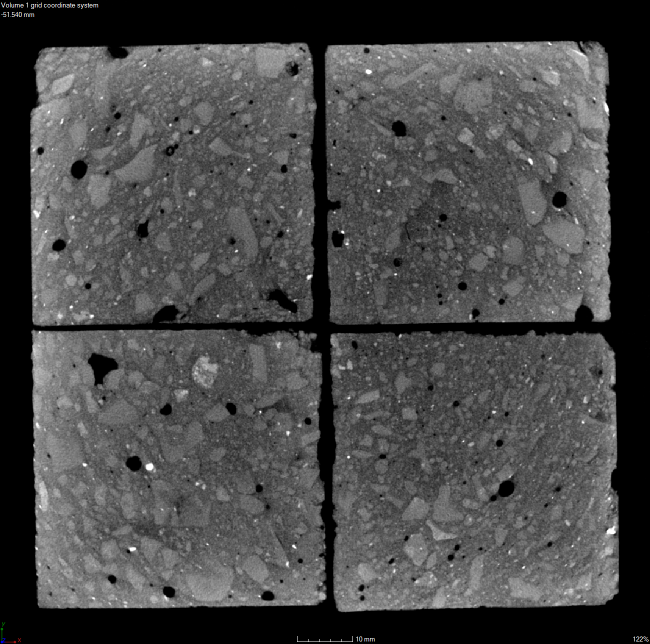
%> input picture Example/1. Original Images/top0054.tif, 1300 x 1288 px (shown at 1/2 size)
$ octave --eval "result = myimfcn(imread('Example/1. Original Images/top0054.tif'));"   (GNU Octave 9; MATLAB toolbox functions it lacks are replaced by stand-ins)
%> lines starting %> are read from the running program, lines starting %| are printed output that depends on the picture; in (x1, y1, x2, y2) boxes, pixels count from 0 and x2, y2 are one past the last pixel; in counts of white or black regions, pixels touching at a corner belong together; the program's own positions count from 1
function results = myimfcn(im)
%Image Processing Function
%
% IM      - Input image.
% RESULTS - A scalar structure with the processing results.
%

%--------------------------------------------------------------------------
% Auto-generated by imageBatchProcessor App.
%
% When used by the App, this function will be called for every input image
% file automatically. IM contains the input image as a matrix. RESULTS is a
% scalar structure containing the results of this processing function.
%
%--------------------------------------------------------------------------


% Replace the sample below with your code----------------------------------

im = im(:,:,1);

%wiener denoise
img2 = wiener2(im, [4 4]);

%apply CLAHE and gaussian blur so that binary image will be sharper
img3 = adapthisteq(img2);
img4 = imgaussfilt(img3, 2);

%create disk-shaped structuring element, then subtract from filtered image
%to remove illumination effects
diskSize = 75;
SE = strel('disk',diskSize);
nhood = ~(SE.Neighborhood);
se = strel(nhood);
bg_img = imopen(img4, se);
background = imgaussfilt(bg_img, 3);
co_img = img4 - bg_img;

%create binary image
bw = imbinarize(co_img);
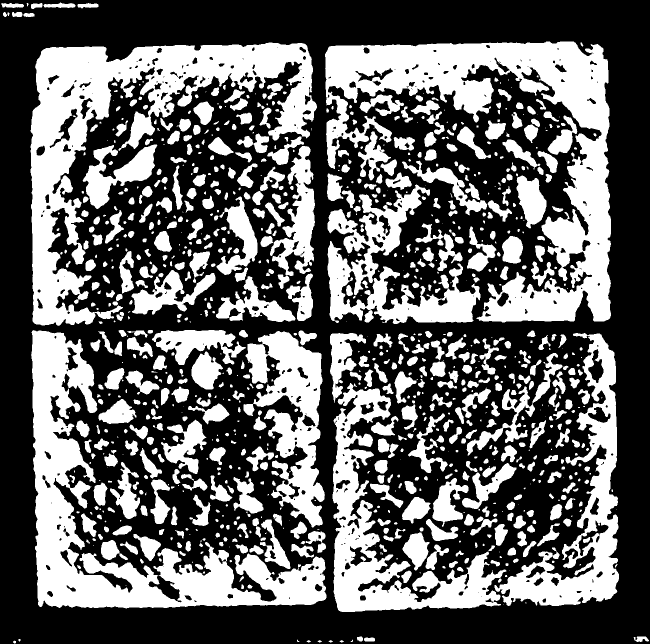
%> bw: size 1288x1300 logical (shown at 1/2 size); 39% white; 1025 white regions (281 under 20 px), largest, box (x1, y1, x2, y2) and area: (650, 83, 1222, 645) 100768, (61, 85, 634, 652) 89746, (62, 660, 653, 1217) 80797

%remove artifact objects and fill in holes in binary image
pixelAreaToRemove = 600;
bw = bwareaopen(bw, pixelAreaToRemove);
bw = ~bwareaopen(~bw, 500);
%> bw: size 1288x1300 logical; 34.9% white; 90 white regions, largest, box (x1, y1, x2, y2) and area: (650, 83, 1222, 645) 103583, (61, 85, 634, 652) 93382, (62, 660, 653, 1217) 82516

%find connected components for separation
D = bwdist(~bw); %compute distance transformation
D = imcomplement(D);
l = watershed(D); %watershed transformation
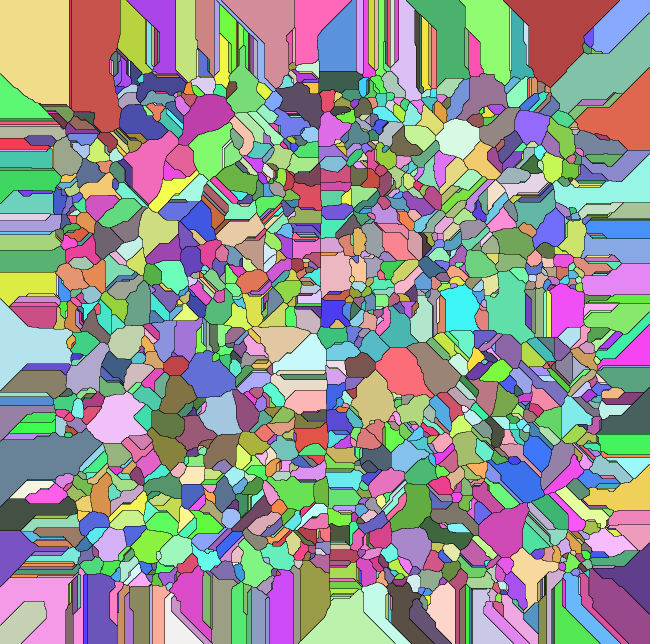
%> l: size 1288x1300 uint16 (shown at 1/2 size); 1610 distinct labels, from 0 to 1609; one colour per label, 0 black
bw2 = bw;
bw2(l == 0) = 0;
%> bw2: size 1288x1300 logical; 33% white; 1609 white regions (171 under 20 px), largest, box (x1, y1, x2, y2) and area: (144, 93, 227, 239) 9908, (1104, 107, 1217, 222) 8347, (70, 94, 138, 213) 7031
%binary image is segmented at every minimum (oversegmented)
%so we use minima imposition
mask = imextendedmin(D, 3);
%> mask: size 1288x1300 logical; 1.6% white; 295 white regions, largest, box (x1, y1, x2, y2) and area: (824, 126, 894, 139) 368, (484, 116, 542, 131) 247, (533, 408, 565, 450) 235
D2 = imimposemin(D, mask);
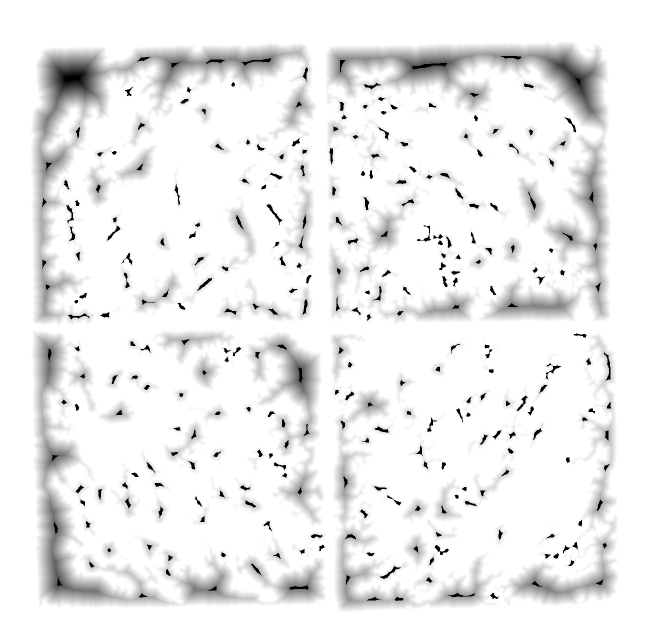
%> D2: size 1288x1300 single (shown at 1/2 size); 1.55% of the values are NaN or infinite; the others: min -58.01, max 1.06, mean -2.16; drawn with min black, max white, NaN and infinite black
L2 = watershed(D2);
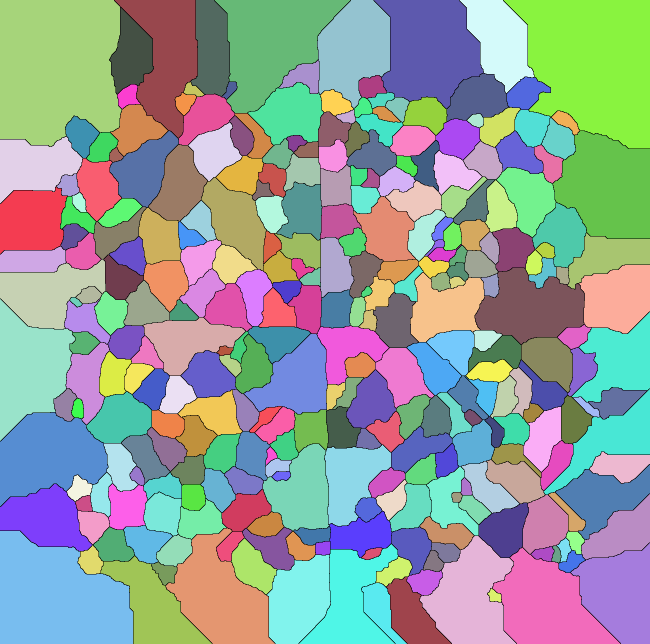
%> L2: size 1288x1300 uint16 (shown at 1/2 size); 296 distinct labels, from 0 to 295; one colour per label, 0 black
bw3 = bw;
bw3(L2 == 0) = 0;
%> bw3: size 1288x1300 logical; 34.7% white; 295 white regions, largest, box (x1, y1, x2, y2) and area: (61, 93, 227, 293) 23379, (1056, 83, 1219, 271) 19682, (764, 86, 961, 205) 15875
%increase watershed line width from 1px to 3px
bw4 = imerode(bw3, strel('disk', 1));
%> bw4: size 1288x1300 logical; 31.6% white; 335 white regions (30 under 20 px), largest, box (x1, y1, x2, y2) and area: (62, 94, 226, 292) 22645, (1057, 84, 1218, 269) 18978, (765, 87, 959, 204) 15220

%figure(1)
%title('before refinement');
%imshow(bw4);

%refining the images to remove aggregates near edges
for rot = 1:4 %rotating image for each side
    bw4 = imrotate(bw4,90);
    aggregates = bwconncomp(bw4).PixelIdxList; %group aggregates by PIXELS
    for aggregate = 1:10 %eliminate first ten aggregates
        bw4(aggregates{aggregate}) = 0;
    end %stop removing
end %stop rotating
%> this loop made 4 passes
%> pass 1, in myimfcn, `bw4 = imrotate(bw4,90);`:
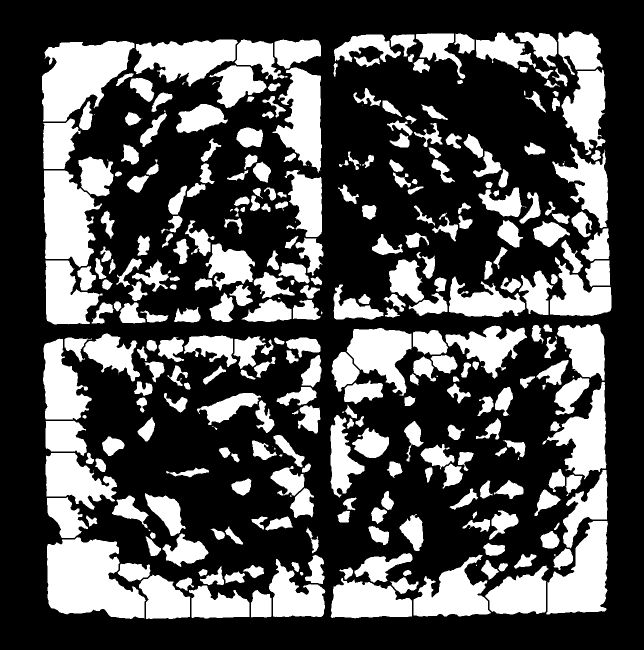
%> bw4: size 1300x1288 logical (shown at 1/2 size); 31.6% white; 335 white regions (30 under 20 px), largest, box (x1, y1, x2, y2) and area: (94, 1074, 292, 1238) 22645, (84, 82, 269, 243) 18978, (87, 341, 204, 535) 15220
%> after the loop:
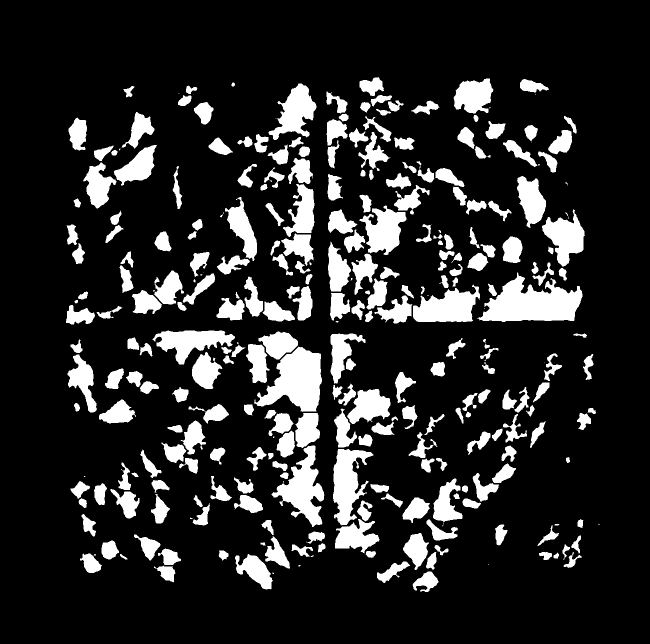
%> bw4: size 1288x1300 logical (shown at 1/2 size); 16.1% white; 295 white regions (30 under 20 px), largest, box (x1, y1, x2, y2) and area: (954, 545, 1165, 644) 12007, (508, 693, 644, 824) 10065, (543, 891, 649, 1054) 7338

%removing small aggregates/clean image...
bw5 = bw4;
numPixels = cellfun(@numel,bwconncomp(bw5).PixelIdxList);
%> numPixels = 295 values, max 12007 at index 238, min 1 at index 43, mean 913.4
for aggregate = 1:length(numPixels)
    pixel_min = 150; %pixels too small
    if numPixels(aggregate) < pixel_min
        bw5(bwconncomp(bw4).PixelIdxList{aggregate}) = 0;
    end %stop eliminating
end %stop evaluation
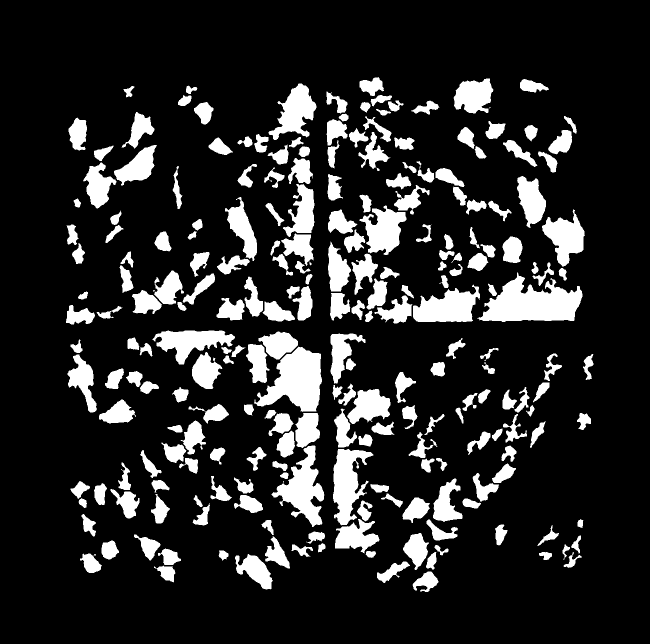
%> bw5: size 1288x1300 logical (shown at 1/2 size); 15.9% white; 232 white regions, largest, box (x1, y1, x2, y2) and area: (954, 545, 1165, 644) 12007, (508, 693, 644, 824) 10065, (543, 891, 649, 1054) 7338

%figure(2)
%title('after refininement')
%imshow(bw5)

results.post = bw5;
%--------------------------------------------------------------------------
end
